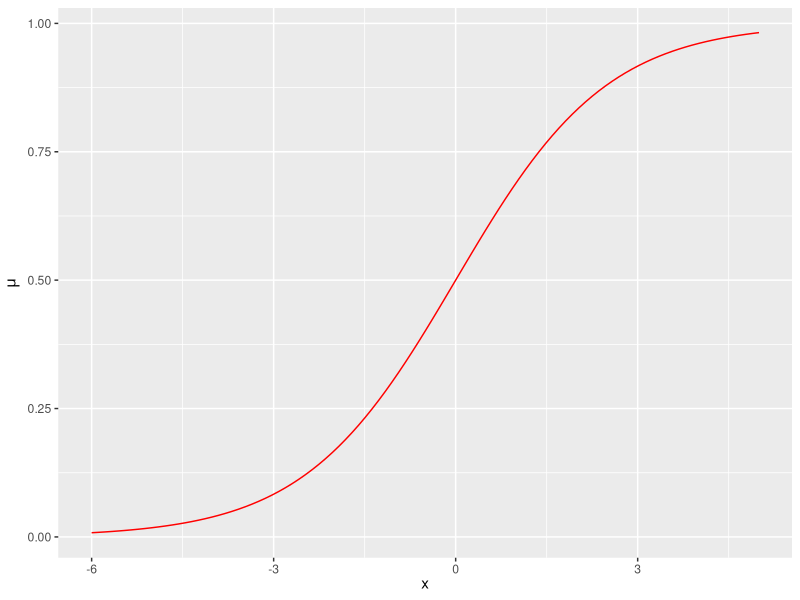

Reproduce this figure in R.
## ---- chunk 1
#| include: true
#| echo: false

suppressPackageStartupMessages(library(knitr))
knitr::opts_chunk$set(echo = FALSE, message=FALSE,warning = FALSE, error = FALSE)
## ---- chunk 2
library(ggplot2)
expit=function(x) return(exp(x)/(1+exp(x)))
beta0=0
beta1=0.8 
ggplot(data.frame(x = c(-6, 5)), aes(x)) + 
  xlab(expression(x)) + 
  ylab(expression(mu)) + 
  stat_function(fun = function(x) expit(beta0+beta1*x), geom = "line", colour = "red")
